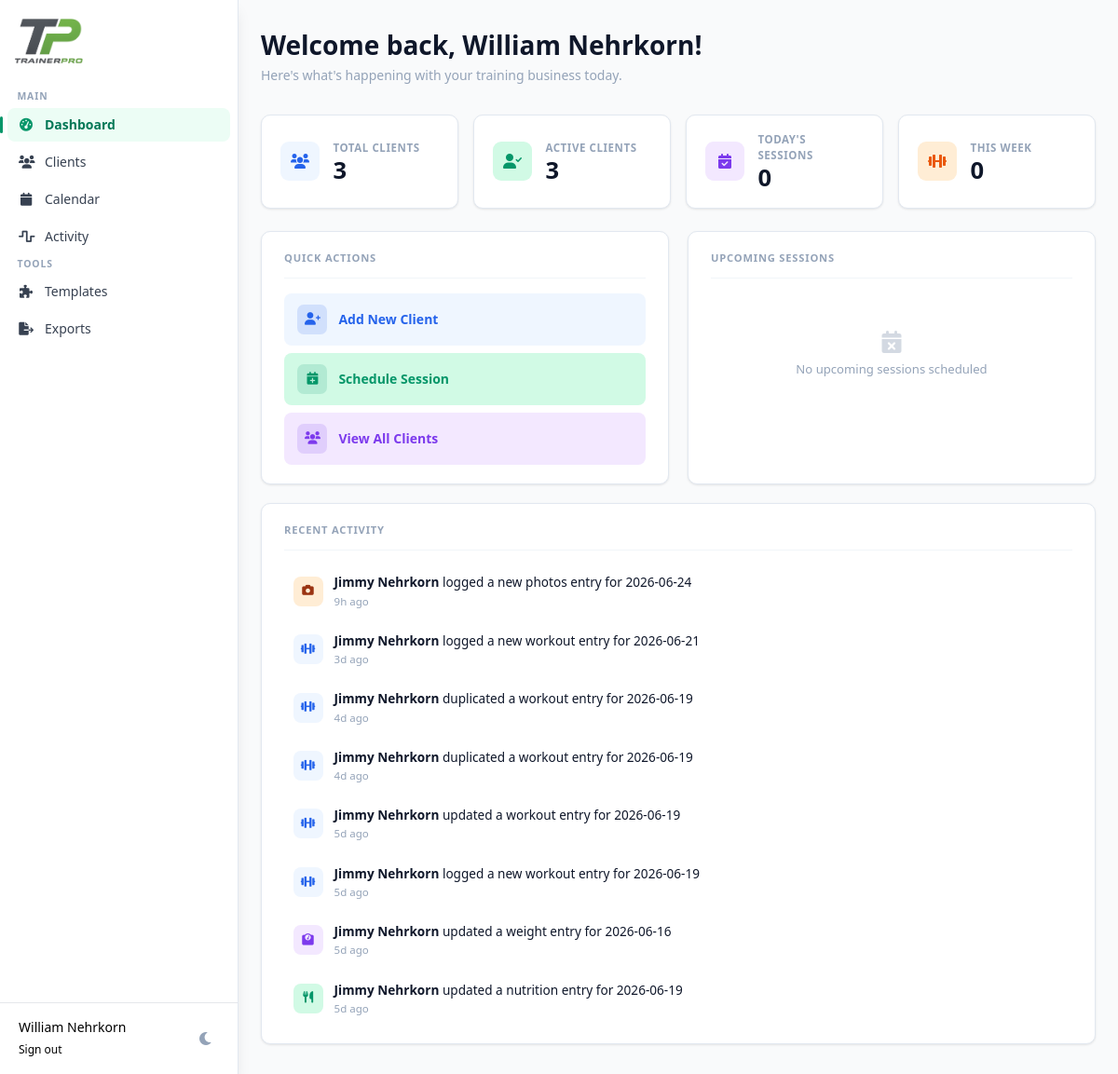
Screenshot of /dashboard (signed in) with the database file from the repository.
### tables this page shows
CREATE TABLE activity_log (
            id           TEXT PRIMARY KEY,
            trainer_id   TEXT NOT NULL,
            client_id    TEXT NOT NULL,
            client_name  TEXT,
            category     TEXT NOT NULL,
            action       TEXT NOT NULL,
            detail       TEXT,
            created_at   TIMESTAMP NOT NULL
        );

### app.py (the view)
@app.route('/dashboard')
@login_required
def dashboard():
    conn = get_db()
    trainer_id = session['user_id']
    today = datetime.now().date()
    week_start = today - timedelta(days=today.weekday())
    week_end = week_start + timedelta(days=6)
    total_clients = \
        conn.execute('SELECT COUNT(*) as count FROM clients WHERE trainer_id = ?', (trainer_id,)).fetchone()[
            'count']
    active_clients = conn.execute('SELECT COUNT(*) as count FROM clients WHERE trainer_id = ? AND status = "active"',
                                  (trainer_id,)).fetchone()['count']
    today_session_count = conn.execute('''
        SELECT COUNT(*) as count FROM sessions
        WHERE trainer_id = ? AND session_date = ? AND status != 'cancelled'
    ''', (trainer_id, today.isoformat())).fetchone()['count']
    week_session_count = conn.execute('''
        SELECT COUNT(*) as count FROM sessions
        WHERE trainer_id = ? AND session_date BETWEEN ? AND ? AND status != 'cancelled'
    ''', (trainer_id, week_start.isoformat(), week_end.isoformat())).fetchone()['count']
    recent_sessions = conn.execute('''
        SELECT s.*, c.name as client_name
        FROM sessions s
        JOIN clients c ON s.client_id = c.id
        WHERE s.trainer_id = ? AND s.session_date >= date('now') AND s.status != 'cancelled'
        ORDER BY s.session_date, s.start_time
        LIMIT 5
    ''', (trainer_id,)).fetchall()
    recent_activity = conn.execute('''
        SELECT id, client_id, client_name, category, action, detail, created_at
        FROM activity_log
        WHERE trainer_id = ?
        ORDER BY created_at DESC
        LIMIT 8
    ''', (trainer_id,)).fetchall()
    conn.close()
    return render_template('dashboard/index.html',
                           total_clients=total_clients,
                           active_clients=active_clients,
                           today_session_count=today_session_count,
                           week_session_count=week_session_count,
                           recent_sessions=recent_sessions,
                           recent_activity=recent_activity)

### auth_utils.py (called while the page is built)
def login_required(f):
    @wraps(f)
    def decorated_function(*args, **kwargs):
        if 'user_id' not in session:
            return redirect(url_for('login'))
        return f(*args, **kwargs)
    return decorated_function

### db.py (called while the page is built)
def get_db():
    conn = sqlite3.connect(DB_PATH)
    conn.row_factory = sqlite3.Row
    return conn

### templates/dashboard/index.html (shortened to what this page needs)
{% extends "base.html" %}
{% block content %}
<div class="page-wrap">
  <div class="dash-header">
    <div class="dash-greeting">Welcome back, {{ session.user_name }}!</div>
    <div class="dash-subtitle">Here's what's happening with your training business today.</div>
  </div>
  <div class="stats-grid">
    <div class="stat-card">
      <div class="stat-icon blue"><i class="fas fa-users"></i></div>
      <div>
        <div class="stat-label">Total Clients</div>
        <div class="stat-value">{{ total_clients }}</div>
      </div>
    </div>
    <div class="stat-card">
      <div class="stat-icon green"><i class="fas fa-user-check"></i></div>
      <div>
        <div class="stat-label">Active Clients</div>
        <div class="stat-value">{{ active_clients }}</div>
      </div>
    </div>
    <div class="stat-card">
      <div class="stat-icon purple"><i class="fas fa-calendar-check"></i></div>
      <div>
        <div class="stat-label">Today's Sessions</div>
        <div class="stat-value">{{ today_session_count }}</div>
      </div>
    </div>
    <div class="stat-card">
      <div class="stat-icon orange"><i class="fas fa-dumbbell"></i></div>
      <div>
        <div class="stat-label">This Week</div>
        <div class="stat-value">{{ week_session_count }}</div>
      </div>
    </div>
  </div>
  <div class="main-grid">
    <div class="card">
      <div class="card-header">
        <span class="card-title">Quick Actions</span>
      </div>
      <div class="action-list">
        <a href="{{ url_for('new_client') }}" class="action-link blue">
          <div class="action-link-icon"><i class="fas fa-user-plus"></i></div>
          Add New Client
        </a>
        <a href="{{ url_for('calendar') }}" class="action-link green">
          <div class="action-link-icon"><i class="fas fa-calendar-plus"></i></div>
          Schedule Session
        </a>
        <a href="{{ url_for('clients') }}" class="action-link purple">
          <div class="action-link-icon"><i class="fas fa-users"></i></div>
          View All Clients
        </a>
      </div>
    </div>
    <div class="card">
      <div class="card-header">
        <span class="card-title">Upcoming Sessions</span>
      </div>
      {% if recent_sessions %}
        <div class="session-list">
          {% for session in recent_sessions %}
          <div class="session-item">
            <div class="session-accent"></div>
            <div class="session-body">
              <div>
                <div class="session-client">{{ session.client_name }}</div>
                <div class="session-time">{{ session.session_date }} &middot; {{ session.start_time }}</div>
              </div>
              <span class="session-type-badge">{{ session.session_type }}</span>
            </div>
          </div>
          {% endfor %}
        </div>
      {% else %}
        <div class="empty-state">
          <i class="fas fa-calendar-xmark"></i>
          <p>No upcoming sessions scheduled</p>
        </div>
      {% endif %}
    </div>
  </div>
  <div class="card activity-card">
    <div class="card-header">
      <span class="card-title">Recent Activity</span>
    </div>
    {% if recent_activity %}
      <div class="activity-list">
        {% for event in recent_activity %}
        <div class="activity-item">
          <div class="activity-icon {{ event.category }}">
            {% if event.category == 'workout' %}<i class="fas fa-dumbbell"></i>
            {% elif event.category == 'weight' %}<i class="fas fa-weight-scale"></i>
            {% elif event.category == 'sleep' %}<i class="fas fa-moon"></i>
            {% elif event.category == 'nutrition' %}<i class="fas fa-utensils"></i>
            {% elif event.category == 'photos' %}<i class="fas fa-camera"></i>
            {% elif event.category == 'measurements' %}<i class="fas fa-ruler"></i>
            {% else %}<i class="fas fa-circle-info"></i>
            {% endif %}
          </div>
          <div class="activity-text">
            <div class="activity-line">
              <strong>{{ event.client_name }}</strong>
              {% if event.action == 'created' %}logged a new
              {% elif event.action == 'updated' %}updated a
              {% elif event.action == 'deleted' %}deleted a
              {% elif event.action == 'duplicated' %}duplicated a
              {% else %}{{ event.action }}
              {% endif %}
              {{ event.category }} entry{% if event.detail %} for {{ event.detail }}{% endif %}
            </div>
            <div class="activity-time" data-timestamp="{{ event.created_at }}">{{ event.created_at }}</div>
          </div>
        </div>
        {% endfor %}
      </div>
    {% else %}
      <div class="empty-state">
        <i class="fas fa-wave-square"></i>
        <p>No client activity yet</p>
      </div>
    {% endif %}
  </div>
</div>
{% endblock %}

### templates/base.html (shortened to what this page needs)
<!DOCTYPE html>
<html lang="en">
<head>
    <script src="https://cdn.tailwindcss.com"></script>
    <link rel="stylesheet" href="https://cdnjs.cloudflare.com/ajax/libs/font-awesome/6.0.0/css/all.min.css">
</head>
<body class="bg-gray-50 dark:bg-gray-900">
    {% if session.user_id %}
    <div class="hidden lg:fixed lg:inset-y-0 lg:flex lg:w-64 lg:flex-col">
        <div class="sidebar-inner flex min-h-0 flex-1 flex-col shadow-lg">
            <div class="flex flex-1 flex-col pt-5 pb-4 overflow-y-auto">
                <div class="flex items-center gap-2 flex-shrink-0 px-4 mb-3">
                    <img src="{{ url_for('static', filename='trainerprologo2.png') }}" alt="TrainerPro" class="sidebar-logo-img">
                </div>
                <nav class="mt-2 flex-1 px-2 space-y-1">
                    <p class="sidebar-section-label mt-2 mb-1">Main</p>
                    <a href="{{ url_for('dashboard') }}"
                       class="sidebar-link group flex items-center px-3 py-2 text-sm font-medium text-gray-700 {% if request.endpoint == 'dashboard' %}active{% endif %}">
                        <i class="fas fa-tachometer-alt mr-3 w-4 text-center"></i>Dashboard
                    </a>
                    <a href="{{ url_for('clients') }}"
                       class="sidebar-link group flex items-center px-3 py-2 text-sm font-medium text-gray-700 {% if request.endpoint in ['clients','client_detail','new_client','edit_client'] %}active{% endif %}">
                        <i class="fas fa-users mr-3 w-4 text-center"></i>Clients
                    </a>
                    <a href="{{ url_for('calendar') }}"
                       class="sidebar-link group flex items-center px-3 py-2 text-sm font-medium text-gray-700 {% if request.endpoint == 'calendar' %}active{% endif %}">
                        <i class="fas fa-calendar mr-3 w-4 text-center"></i>Calendar
                    </a>
                    <a href="{{ url_for('activity_stream') }}"
                       class="sidebar-link group flex items-center px-3 py-2 text-sm font-medium text-gray-700 {% if request.endpoint == 'activity_stream' %}active{% endif %}">
                        <i class="fas fa-wave-square mr-3 w-4 text-center"></i>Activity
                    </a>
                    <p class="sidebar-section-label mt-4 mb-1">Tools</p>
                    <a href="{{ url_for('workout_templates') }}"
                       class="sidebar-link group flex items-center px-3 py-2 text-sm font-medium text-gray-700 {% if request.endpoint == 'workout_templates' %}active{% endif %}">
                        <i class="fas fa-puzzle-piece mr-3 w-4 text-center"></i>Templates
                    </a>
                    <a href="{{ url_for('exports') }}"
                       class="sidebar-link group flex items-center px-3 py-2 text-sm font-medium text-gray-700 {% if request.endpoint == 'exports' %}active{% endif %}">
                        <i class="fas fa-file-export mr-3 w-4 text-center"></i>Exports
                    </a>
                </nav>
            </div>
            <div class="sidebar-footer flex-shrink-0 flex border-t border-gray-200 p-4">
                <div class="flex items-center justify-between w-full">
                    <div class="ml-1">
                        <p class="text-sm font-medium user-name">{{ session.user_name }}</p>
                        <a href="{{ url_for('logout') }}" class="sign-out-link text-xs">Sign out</a>
                    </div>
                    <button type="button" class="theme-toggle js-theme-toggle" aria-label="Toggle dark mode" title="Toggle dark mode">
                        <i class="fas fa-moon"></i>
                    </button>
                </div>
            </div>
        </div>
    </div>
    <div class="lg:pl-64 flex flex-col flex-1">
        <main class="flex-1">
            {% endif %}
            {% block content %}{% endblock %}
            {% if session.user_id %}
        </main>
    </div>
    {% endif %}
</body>
</html>

### templates/base.html (style rules this page uses)
.theme-toggle { display: flex; align-items: center; justify-content: center; width: 36px; height: 36px; border-radius: 8px; background: transparent; border: none; cursor: pointer; color: var(--slate-400, #94A3B8); transition: background 0.15s, color 0.15s; }
.sidebar-inner { background: white; border-right: 1px solid #E2E8F0; }
.sidebar-logo-img { height: 48px; width: auto; display: block; }
.sidebar-section-label { font-size: 0.65rem; font-weight: 700; text-transform: uppercase; letter-spacing: 0.09em; color: #94A3B8; padding: 0 0.65rem; margin-bottom: 0.4rem; }
.sidebar-link { position: relative; border-radius: 8px; font-weight: 500; transition: background 0.13s, color 0.13s; }
.sidebar-link i { transition: color 0.13s; }
.sidebar-link.active::before { content: ''; position: absolute; left: -0.5rem; top: 50%; transform: translateY(-50%); width: 3px; height: 18px; background: #059669; border-radius: 99px; }
.sidebar-link.active { background: #ECFDF5; color: #047857 !important; font-weight: 600; }
.sidebar-link.active i { color: #059669; }

### rows the page displays
activity_log: client_name "Jimmy Nehrkorn", action "logged a new", category "photos", detail "2026-06-24"
activity_log: client_name "Jimmy Nehrkorn", action "logged a new", category "workout", detail "2026-06-21"
activity_log: client_name "Jimmy Nehrkorn", action "duplicated a", category "workout", detail "2026-06-19"
activity_log: client_name "Jimmy Nehrkorn", action "duplicated a", category "workout", detail "2026-06-19"
activity_log: client_name "Jimmy Nehrkorn", action "updated a", category "workout", detail "2026-06-19"
activity_log: client_name "Jimmy Nehrkorn", action "logged a new", category "workout", detail "2026-06-19"
activity_log: client_name "Jimmy Nehrkorn", action "updated a", category "weight", detail "2026-06-16"
activity_log: client_name "Jimmy Nehrkorn", action "updated a", category "nutrition", detail "2026-06-19"

### other values shown
{{ session.user_name }} "William Nehrkorn"
{{ total_clients }} "3"
{{ active_clients }} "3"
{{ today_session_count }} "0"
{{ week_session_count }} "0"
